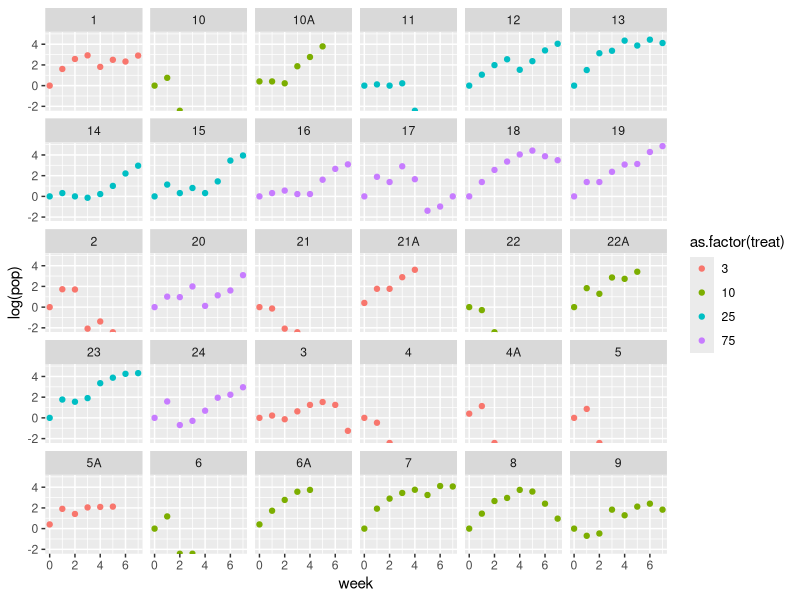
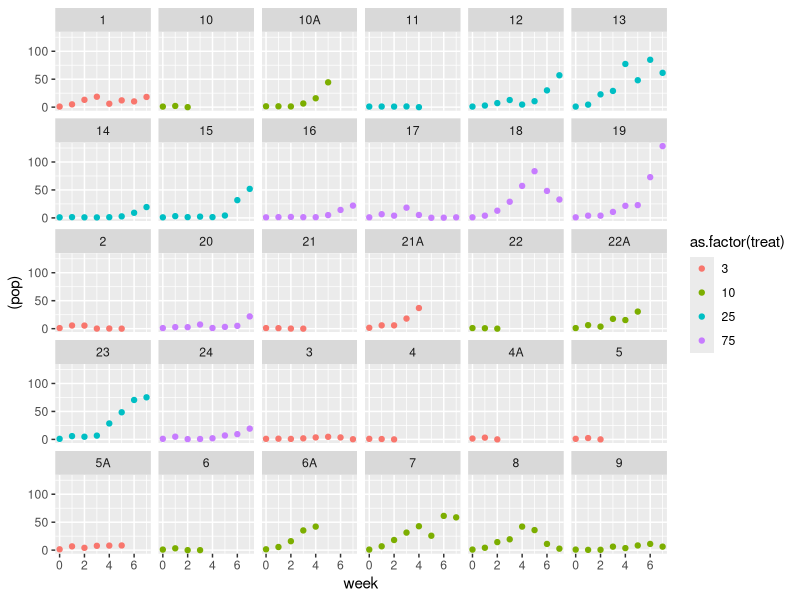
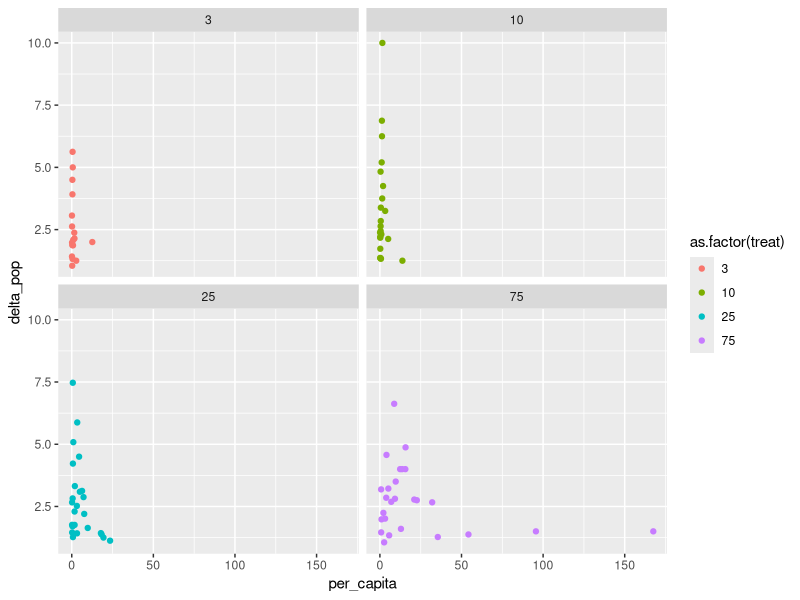
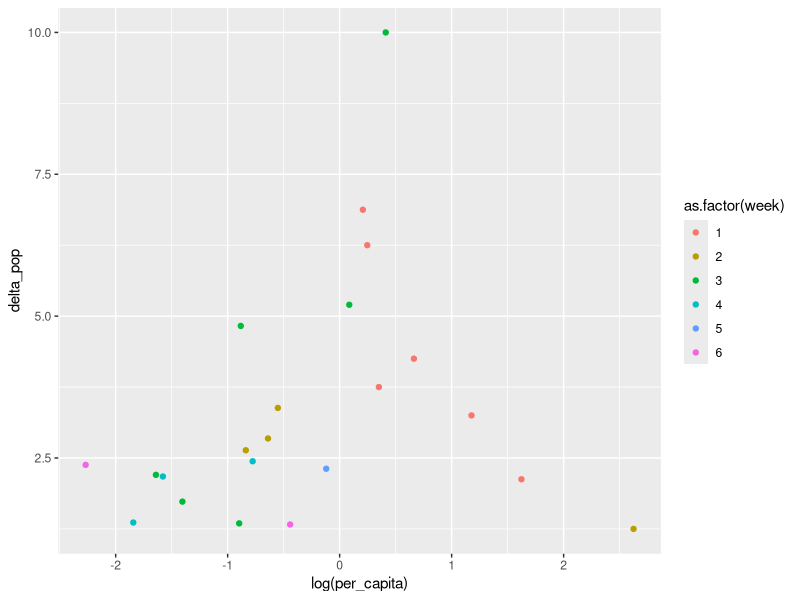
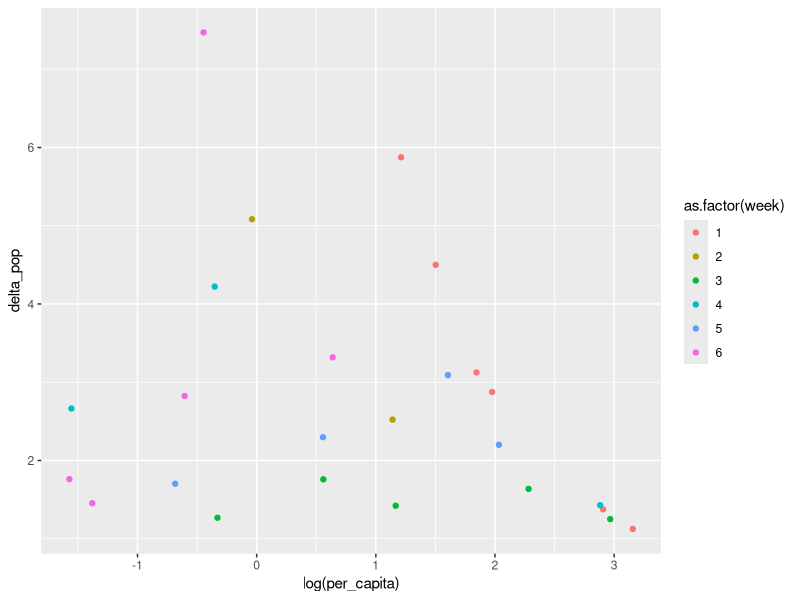
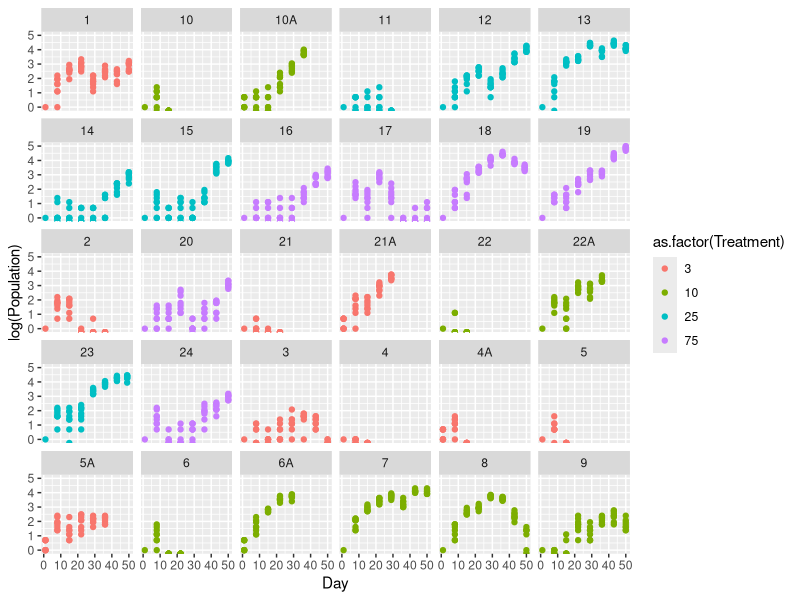
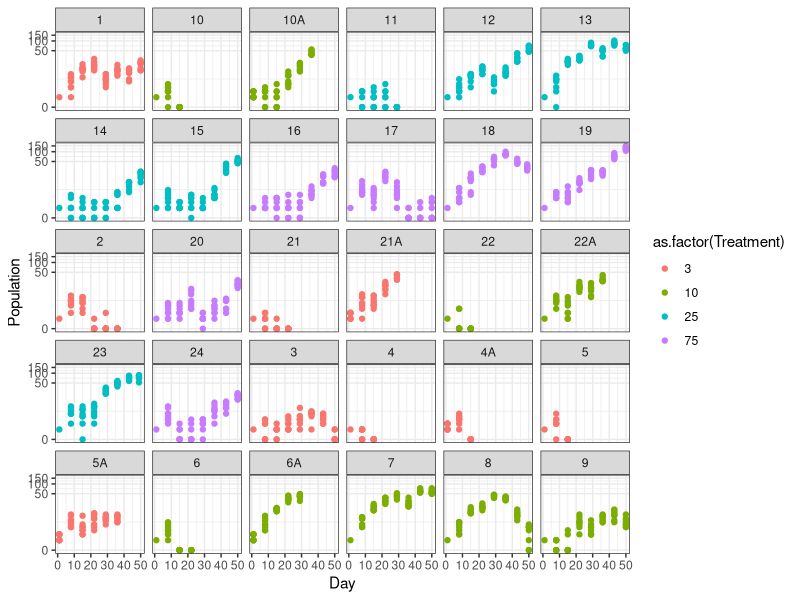
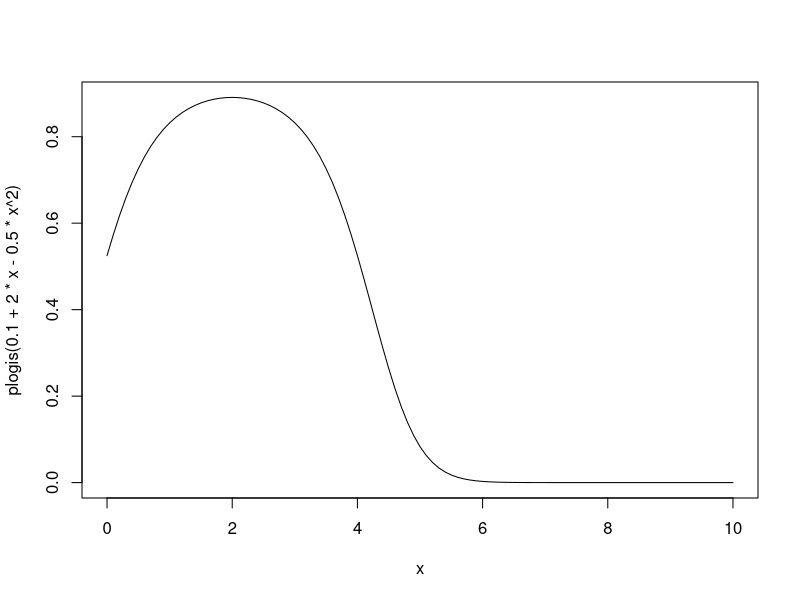

Reproduce these figures in R, in order. (Note: this script raises an error after producing the figures.)
# read in
dat <- read.csv("cerio_pop.csv")

if (FALSE) {
    trial <- nls(Population ~ Population * r*(1-1/(K*Population/Avg_Chl)), start = list(r=.1, K= 75), 
             data = dat)

    newpred <- predict()
}

                                    
#this works even though it makes no sense Population ~ Population * (r - r/K * (Population/Avg_Chl)) *Population


if (FALSE) {
    m <- nls(feeding.rate.mean~(Chl_conc*h)/(1+Chl_conc*h*r), start = list(h=1,r=1), data = dat )
}

library(tidyverse)
library(ggplot2)
library(lme4)

#average chlor by week
# create week column
dat$week <- floor(dat$Day/7) 
#create average chl by week
week_chl <- dat %>%
  group_by(Rep,week) %>%
  summarise(aver_chl = mean(Avg_Chl, na.rm = TRUE), 
            pop = mean(Population, na.rm = TRUE),
            sd_chl = sd(Avg_Chl,na.rm = TRUE),
            sd_pop = sd(Population, na.rm = TRUE),
            treat= mean(Treatment))

(gg2 <- ggplot(aes(week, log(pop)), data = week_chl) +
    geom_point(aes(color= as.factor(treat))) + facet_wrap(~Rep))

(gg2 <- ggplot(aes(week, (pop)), data = week_chl) +
    geom_point(aes(color= as.factor(treat))) + facet_wrap(~Rep))
week_chl$per_capita <- week_chl$aver_chl/week_chl$pop
week_chl2 <- week_chl %>%
  group_by(Rep) %>%
  mutate(delta_pop = (c(pop,0)/c(0, pop))[-length(pop)],
         treat= treat)



week_chl2 <- week_chl2 %>%
  filter(delta_pop > 1 & delta_pop != Inf)
(newplot<- ggplot(aes(per_capita,delta_pop),data = week_chl2) + 
  geom_point(aes(color=as.factor(treat))) + facet_wrap(~as.factor(treat)) )

mod <- lm(log(pop) ~ week*as.factor(treat), data= week_chl[week_chl$pop!=0,])
mod <- lm((pop) ~ week*as.factor(treat), data= week_chl)


(pl10 <- ggplot(aes(log(per_capita),delta_pop), 
               data = week_chl2[week_chl2$treat==10,]) +
  geom_point(aes(color=as.factor(week))))

(pl25 <- ggplot(aes(log(per_capita),delta_pop), 
                data = week_chl2[week_chl2$treat==25,]) +
    geom_point(aes(color=as.factor(week)), lwd=4))


(gg2 <- ggplot(aes(Day, log(Population)), data = dat) +
  geom_point(aes(color= as.factor(Treatment))) + facet_wrap(~Rep))

(gg2 <- ggplot(aes(Day, Population), data = dat)
    + scale_y_continuous(trans="log1p")
    + geom_point(aes(color= as.factor(Treatment)))
    + facet_wrap(~Rep)
    + theme_bw())

curve(plogis(0.1+2*x-0.5*x^2),from=,to=10)
## a + b*x + c*x^2
## regular logistic: 1/(1+exp(-(a+b*x)))
## ## b <-> r
## weird logistic: 1/(1+exp(-(a+b*x+c*x^2)))
##                 1/(1+exp(-(a+(b+c*x)*x))
## ## b <->r(0)

(gg2 <- ggplot(aes(Day, (Population)), data = dat) +
    geom_point(aes(color= as.factor(Treatment))) + facet_wrap(~Rep))

gg3 <- ggplot(aes(Initial.Chl, Population), data = dat) +
  geom_point() 
dat_rep1 <- dat %>%
 filter(Rep == 1) %>%
  group_by(Day)%>%
  summarize(mean_pop = mean(Population,na.rm = TRUE))
dat_rep1 <- data.frame(dat_rep1)


(gg <- ggplot(aes(Day,mean_pop), data = dat_rep1) +geom_point())

##
dat_rep7 <- dat %>%
  filter(Rep == 7) %>%
  group_by(Day)%>%
  summarize(mean_pop = mean(Population,na.rm = TRUE))
dat_rep7 <- data.frame(dat_rep7)


(gg <- ggplot(aes(Day,mean_pop), data = dat_rep7) +geom_point())


##
dat_rep13 <- dat %>%
  filter(Rep ==13) %>%
  group_by(Day)%>%
  summarize(mean_pop = mean(Population,na.rm = TRUE))
dat_rep13 <- data.frame(dat_rep13)


(gg <- ggplot(aes(Day,mean_pop), data = dat_rep13) +geom_point())

x##
dat_rep17 <- dat %>%
  filter(Rep == 17) %>%
  group_by(Day)%>%
  summarize(mean_pop = mean(Population,na.rm = TRUE))
dat_rep17 <- data.frame(dat_rep17)


(gg <- ggplot(aes(Day,mean_pop), data = dat_rep17) +geom_point())


##
dat_rep2 <- dat %>%
  filter(Rep == 2) %>%
  group_by(Day)%>%
  summarize(mean_pop = mean(Population,na.rm = TRUE))
dat_rep2<- data.frame(dat_rep2)


(gg <- ggplot(aes(Day,mean_pop), data = dat_rep2) +geom_point())

##
dat_rep8 <- dat %>%
  filter(Rep == 8) %>%
  group_by(Day)%>%
  summarize(mean_pop = mean(Population,na.rm = TRUE))
dat_rep8<- data.frame(dat_rep8)



(gg <- ggplot(aes(Day,mean_pop), data = dat_rep8) +geom_point())


##
dat_rep12 <- dat %>%
  filter(Rep == 12) %>%
  group_by(Day)%>%
  summarize(mean_pop = mean(Population,na.rm = TRUE))
dat_rep12<- data.frame(dat_rep12)


(gg <- ggplot(aes(Day,mean_pop), data = dat_rep12) +geom_point())


##
dat_rep18 <- dat %>%
  filter(Rep == 18) %>%
  group_by(Day)%>%
  summarize(mean_pop = mean(Population,na.rm = TRUE))
dat_rep18<- data.frame(dat_rep18)


(gg <- ggplot(aes(Day,mean_pop), data = dat_rep18) +geom_point())


##
dat_rep23 <- dat %>%
  filter(Rep == 23) %>%
  group_by(Day)%>%
  summarize(mean_pop = mean(Population,na.rm = TRUE))
dat_rep23<- data.frame(dat_rep23)


(gg <- ggplot(aes(Day,mean_pop), data = dat_rep23) +geom_point())


##
dat_rep24 <- dat %>%
  filter(Rep == 24) %>%
  group_by(Day)%>%
  summarize(mean_pop = mean(Population,na.rm = TRUE))
dat_rep24<- data.frame(dat_rep24)


(gg <- ggplot(aes(Day,mean_pop), data = dat_rep24) +geom_point())



## goal to take up to the highest point for each rep and fit poisson glmm (?)


newdat <- dat %>%
  group_by(Rep,Day) %>%
  mutate(avg_pop = mean(Population,na.rm = TRUE) )


newdat <- newdat %>%
  group_by(Rep) %>%
  mutate(row_seq = seq(1:n())) %>%
  filter(row_seq <= max(which(avg_pop == max(avg_pop, na.rm = TRUE))))

newdat

newg <- ggplot(aes(week,Population), data = newdat) + geom_point() + facet_wrap(~Rep)
newg


#drop reps 2, 22, 6,,4, 4A,5,11, and 10 due to dcrashing in less than 3 weeks
newdat <- newdat %>%
  filter(Rep != "2" & Rep != "22" & Rep != "6" & Rep != "4" & Rep != "4A" & Rep != "5" & 
          Rep != "11" & Rep !="10")

pop_grow <- glmer(Population ~ 0 + week + Avg_Chl + (1|Rep), data = newdat, family = poisson)
  

